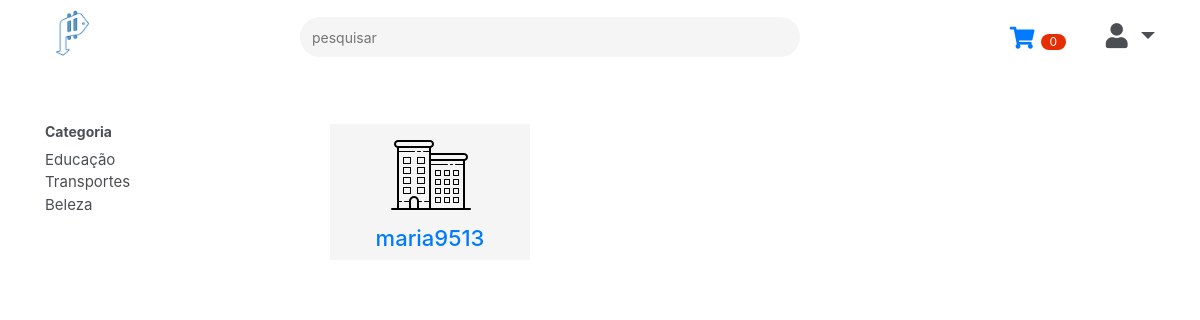
Page / (signed in) on the committed database.
### dashboard/models.py (models this page shows, shortened)
class Order(models.Model):
    user = models.ForeignKey(User, on_delete=models.CASCADE)
    product = models.ManyToManyField(OrderProduct)
    start_date = models.DateTimeField(auto_now_add=True)
    ordered = models.BooleanField(default=False)

### account/models.py (models this page shows, shortened)
class Category(models.Model):
    name = models.CharField(max_length=30, blank=True)
    type = models.ForeignKey(Type, on_delete=models.CASCADE)

class Company(models.Model):
    user = models.OneToOneField(settings.AUTH_USER_MODEL, on_delete=models.CASCADE)
    commercial_name = models.CharField(max_length=30, blank=False, unique=False)
    company_logo = models.ImageField(upload_to='company_logo/', default='company_logo/default.jpg')
    address = models.CharField(max_length=300, blank=True)
    categories = models.ForeignKey(Category, on_delete=models.CASCADE, blank=True, unique=False, default=1)
    created_date = models.DateTimeField(default=timezone.now)
    uploaded_at = models.DateTimeField(blank=True, null=True)

### price/views.py (the view)
# urls.py: path("", views.index, name="dashboard"),
def index(request):
    social_media = SocialMedia.objects.all()
    categories = Category.objects.filter(type_id=1)
    companies = Company.objects.all()
    if not request.user.is_authenticated:
        return render(request, 'index.html',
                      {'social_media': social_media, 'categories': categories, 'companies': companies})
    try:
        order = Order.objects.get(user=request.user, ordered=False)
        return render(request, 'index.html',
                      {'social_media': social_media, 'order': order, 'categories': categories, 'companies': companies})
    except Order.DoesNotExist:
        return render(request, 'index.html',
                      {'social_media': social_media, 'categories': categories, 'companies': companies})

### price/templates/index.html (shortened to what this page needs)
{% extends "price/layout/base.html" %}
{% load staticfiles %}
{% load staticfiles %}
{% block styles %}
<link rel="stylesheet" href="{% static 'stylesheet/main.css' %}">
<link rel="stylesheet" href="https://use.fontawesome.com/releases/v5.7.2/css/all.css">
{% endblock %}
{% block content %}
<main>
{% include "price/layout/navegation.html" %}
    <div class="container">
        <div class="row">
            <div class="col-md-3">
                <aside>
                    <nav class="category-desktop">
                        <h1 class="category">Categoria</h1>
                        <ul>
                            {% for category in categories %}
                                 <li>{{ category.name|capfirst  }}</li>
                            {% endfor  %}
                        </ul>
                    </nav>
                </aside>
            </div>
            <div class="col-md-8">
                    <div class="row mobile-row">
                {% for company in companies %}
                    <div class="col-md-3">
                        <a href="{% url 'products' company.id   %}">
                        <div class="company">
                            <img src="{{ company.company_logo.url }}" alt="{{ company.commercial_name }} logo ">
                            <h2 class="commercial-name">{{ company.commercial_name }}</h2>
                        </div>
                            </a>
                    </div>
                    {% endfor %}
                    </div>
            </div>
        </div>
    </div>
</main>
{% endblock %}

### price/templates/price/layout/navegation.html (shortened to what this page needs)
{% load staticfiles %}
<nav class="navbar navbar-expand-lg navbar-light bg-light desktop-menu" >
    <div class="container">
        <a href=""><h1><a href="{% url 'index' %}"><img class="logo" src="{% static "img/logo.png" %}" alt="preco logo"></a></h1></a>
    <div class="collapse navbar-collapse" id="navbarSupportedContent">
        <div class="navbar-nav mr-auto">
            <input type="search" placeholder="pesquisar" style="color: #fff">
        </div>
         {% if user.is_authenticated %}
        <ul class="navbar-nav">
            <li class="shop-cart"><a href="{% url 'order-summary' %}"><i class="fas fa-shopping-cart"></i>
                    {% if order.product %}
                    <span class="cart-number-order" >
                         {{ order.product.all.count }}
                        </span>
                    {% endif %}
            </a></li>
            <div class="dropdown">
  <li class=" dropdown-toggle user"id="dropdownMenuButton" data-toggle="dropdown" aria-haspopup="true" aria-expanded="false">
      <i class="fas fa-user"></i>
  </li>
    </div>
        </ul>
                {% endif %}
    </div>
    </div>
   </nav>

### price/static/stylesheet/main.css (style rules this page uses)
body { background-color:white; color:#4b4f54!important; font-size:15px!important; }
html, body { height:100%; margin:0; }
.logo { width: 55px; height: 50px; }
body { display:flex; flex-direction:column; }
.user { font-size: 25px; padding-left: 40px; }
.shop-cart { font-size: 22px; margin-top: 4px; }
.navbar { background-color: white !important; }
nav h1 { font-size: 14px; font-weight: bold; }
nav ul { list-style: none; padding:0; margin: 0; }
.company, .products { background-color: whitesmoke; height: auto; width: 200px; border: 1px solid whitesmoke; }
.commercial-name { text-align: center; font-size: 22px; }
.company img, .products img { -webkit-filter: grayscale(100%); filter: grayscale(100%); display: block; margin: auto; }
nav { margin-bottom: 50px; }
input[type="search"] { display: block; margin: 0 auto; margin-left: 200px; height: 40px; padding: 6px 12px; border: none; border-radius: 28px; background: whitesmoke; font-size: 14px; width: 500px; color: black; }
.cart-number-order { min-width: 25px; height: 16px; line-height: 16px; text-align: center; border-radius: 8px; background-color: #e62e04; color: #fff; font-size: 12px; display: inline-block; margin-top: 12px; }
@media (min-width: 992px) { .desktop-menu, .category-desktop, .mobile-menu-items { display: block; } }

### rows in the picture
Order: product.all.count "0"
Category: name "Educação"
Category: name "Transportes"
Category: name "Beleza"
Company: company_logo (placeholder picture), commercial_name "maria9513"
